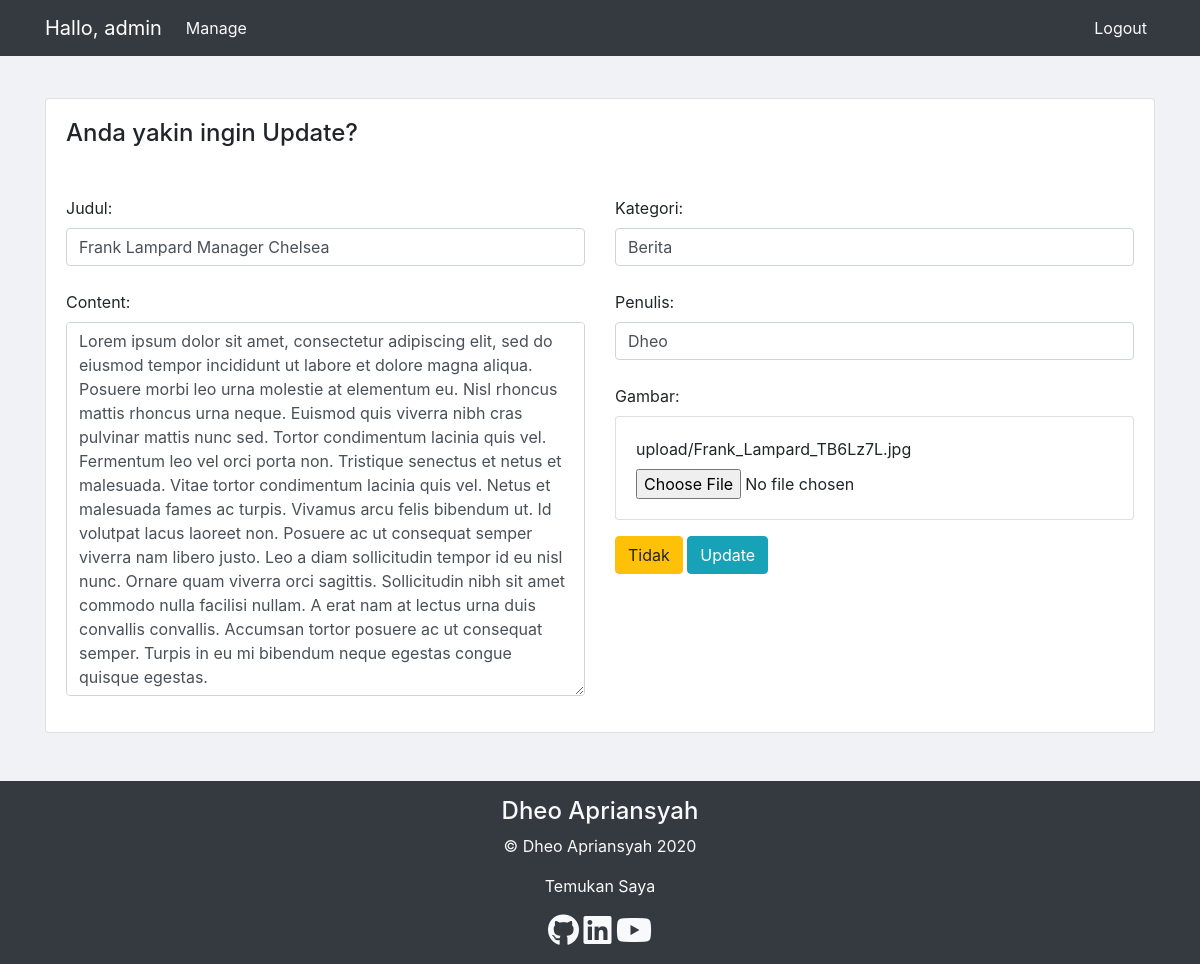
The app's page /manage/upadate/3 (signed in), older data.
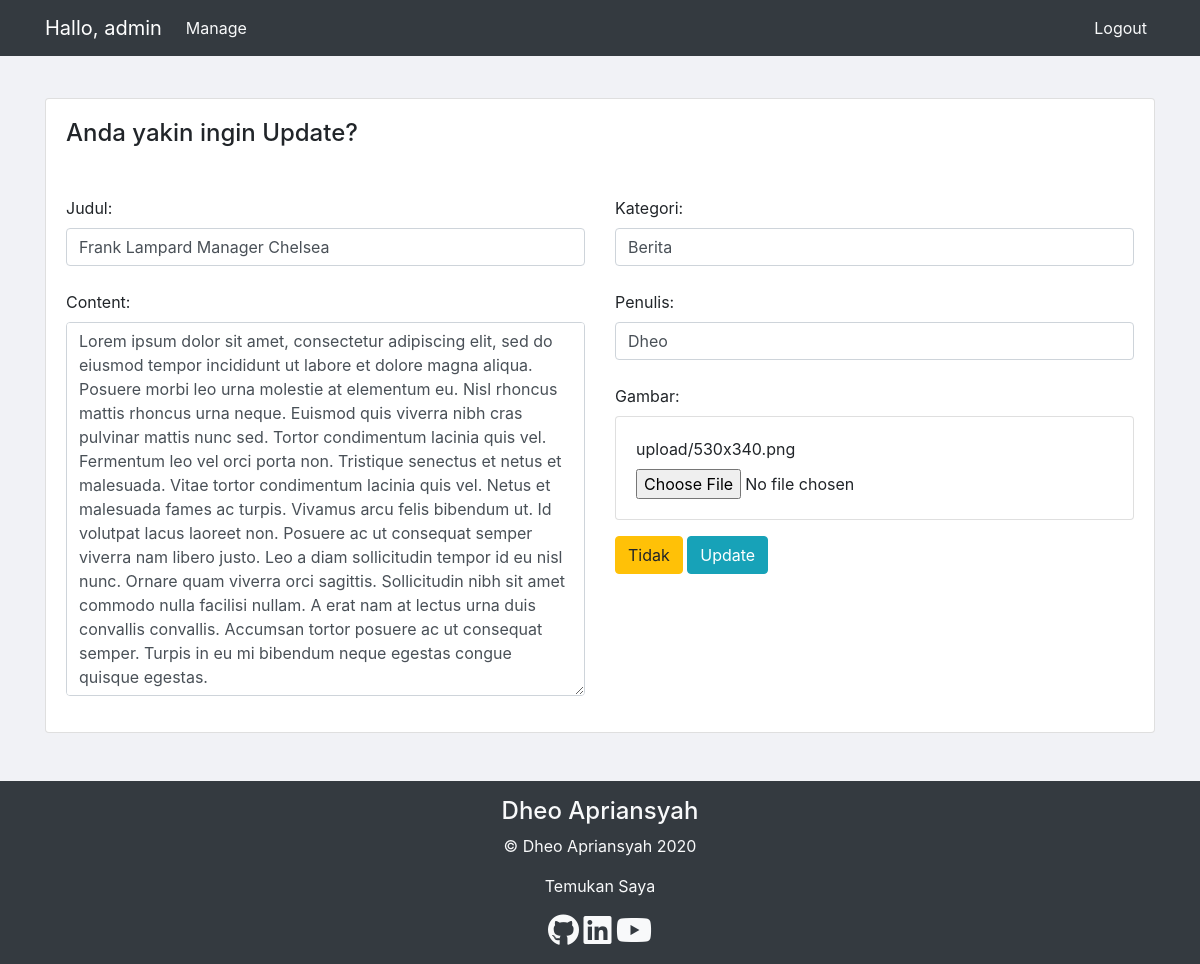
The same page, newer data.
### artikel/models.py (models this page shows, shortened)
class ModelArtikel(models.Model):
    image      = models.ImageField(upload_to='upload/')
    judul       = models.CharField(max_length=50)
    kategori    = models.CharField(max_length=50)
    body        = models.TextField()
    penulis     = models.CharField(max_length=50)
    publish     = models.DateTimeField(auto_now_add=True)
    update      = models.DateTimeField(auto_now=True)
    slug        = models.SlugField(blank=True, editable=False)

### artikel/views.py (the view)
# urls.py: path('manage/upadate/<str:update_id>',update,name='update'),
@login_required(login_url='login')
def update(request, update_id):
    updateData = ModelArtikel.objects.get(id=update_id)
    Data = FormArtikel(instance=updateData)
    if request.method == "POST":
        Data = FormArtikel(data=request.POST, files=request.FILES, instance=updateData)
        if Data.is_valid():
            Data.save()
            return redirect('manage')
    else:
        Data = FormArtikel(instance=updateData)
    return render(request, 'artikel/manage/manage_update.html', {'Update':Data})

### artikel/forms.py
class FormArtikel(forms.ModelForm):
    class Meta:
        model = ModelArtikel
        fields = [
            'judul',
            'kategori',
            'body',
            'penulis',
            'image',
        ]

### artikel/templates/artikel/manage/manage_update.html (shortened to what this page needs)
{% extends 'base_manage.html' %}
{% block manage-artikel %}
<section class="mb-5">
    <div class="container mt-5">
        <div class="row">
            <div class="col-md">
                <div class="card card-body">
                    <form action="" method="POST" enctype="multipart/form-data">
                        <h4><p>Anda yakin ingin Update?</h4>
                            <div class="form-group">
                                <div class="row mt-5">
                                    <div class="col-md-6">
                                        <label >Judul:</label>
                                        <input required name="{{Update.judul.name}}" value="{{Update.judul.value}}" type="text" class="form-control" placeholder="Judul">
                                        <br>
                                        <label>Content:</label>
                                        <textarea name="{{Update.body.name}}"  rows="15" class="form-control">{{Update.body.value}}</textarea>
                                    </div>
                                    <div class="col-md-6">
                                        <label>Kategori:</label>
                                        <input required name="{{Update.kategori.name}}" value="{{Update.kategori.value}}" type="text" class="form-control" placeholder="Judul">
                                        <br>
                                        <label>Penulis:</label>
                                        <input required name="{{Update.penulis.name}}" value="{{Update.penulis.value}}" type="text" class="form-control" placeholder="Judul">
                                        <br>
                                        <label>Gambar:</label>
                                        <div class="card mb-3">
                                            <div class="card-body">
                                                <label for="">{{Update.image.value}}</label>
                                                <input required type="file" class="form-control-file" name="{{Update.image.name}}">
                                            </div>
                                        </div>
                                        <a class="btn btn-warning" href="{% url 'manage' %}">Tidak</a>
                                        <button type="submit" class="btn btn-info">Update</button>
                                    </div>
                                </div>
                            </div>
                    </form>
                </div>
            </div>
        </div>
    </div>
</section>
{% endblock manage-artikel %}

Row changes from the older to the newer data that the page shows:
changed ModelArtikel "Frank Lampard Manager Chelsea": image.value "upload/Frank_Lampard_TB6Lz7L.jpg" → "upload/530x340.png"
